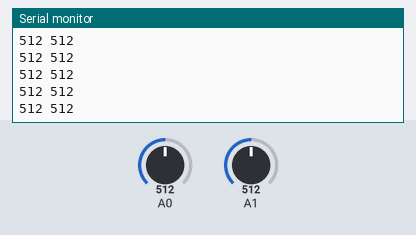
The sketch below on a simulated Arduino Uno, built with avr-gcc and run on an emulated ATmega328P. On the bench: the last lines printed to the serial monitor. The inputs (shaded band) are chosen by the test bench; at power-on: A0 = 512, A1 = 512.

Above: at 1.2 s.
1.3 s: A0 set to 716
At 1.31 s:
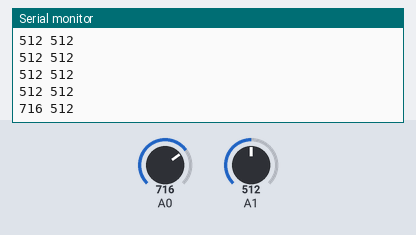
2.8 s: A1 set to 716
At 2.82 s:
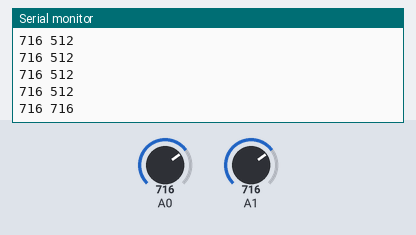
4.3 s: A0 set to 900
At 4.33 s:
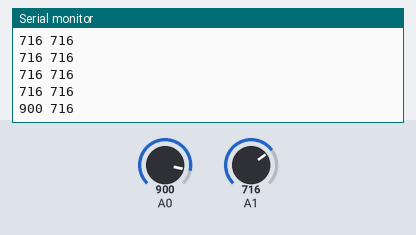
5.8 s: A1 set to 900
At 5.84 s:
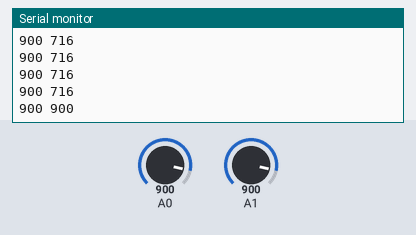
Timing chart, 0 to 8.3 s (numbered marks = the images above; inputs shaded):
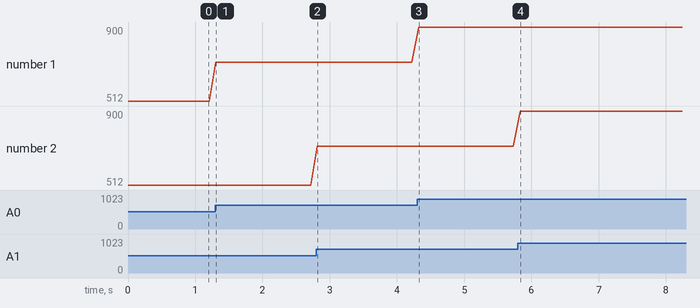

The sketch:

IRSensors.ino
```cpp
void setup() {
  Serial.begin(9600);

}

void loop() {
  int inValue0 = analogRead(A0);
  int inValue1 = analogRead(A1);

  Serial.print(inValue0);
  Serial.print(" ");
  Serial.print(inValue1);
  Serial.println();

  delay(100);
}
```

Measured:
- after the input at 1.3 s, the serial monitor: prints a new line at once (image 1)
- after the input at 2.8 s, the serial monitor: prints a new line at once (image 2)
- after the input at 4.3 s, the serial monitor: prints a new line at once (image 3)
- after the input at 5.8 s, the serial monitor: prints a new line at once (image 4)
- plotted number 1: 512 → 716 after the input at 1.3 s, 716 → 900 after the input at 4.3 s
